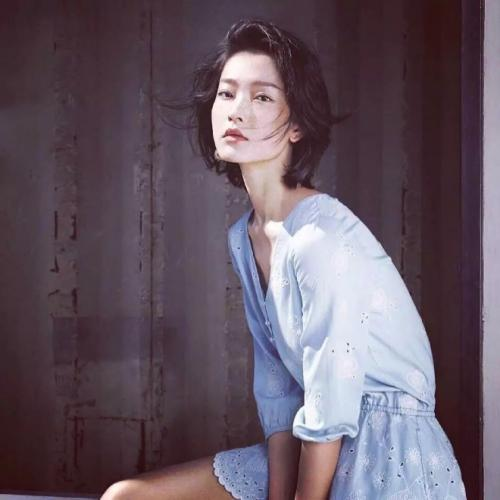
#> input picture 1.jpg, 500 x 500 px
$ python ss.py
#> lines starting #> are read from the running program, lines starting #| are printed output that depends on the picture
import cv2

__author__ = 'ypf'
__date__ = '2019/1/11,14:32'


import  numpy as np

def duibi(image1,image2):
    h1,w1,c1 = image1.shape
    h2,w2,c2 = image2.shape
    if c1 != c2:
        print("channels NOT match, cannot merge")
        return
    else:
        if w1 > w2:
            tmp = np.zeros([h2,w1-w2,c1])
            image3 = np.hstack([image2,tmp])
            image3 = np.vstack([image1,image3])
            cv2.imshow('666',image3)
            cv2.waitKey(0)
            cv2.destroyAllWindows()
        elif w1 == w2:
            image3 = np.vstack([image1,image2])
            cv2.imshow('666',image3)
            cv2.waitKey(0)
            cv2.destroyAllWindows()
        else:
            tmp = np.zeros([h1,w2-w1,c2])
            image3 = np.hstack([image1,tmp])
            image3 = np.vstack([image3,image2])
            cv2.imshow('666',image3)
            cv2.waitKey(0)
            cv2.destroyAllWindows()
    return image3
img1=cv2.imread('1.jpg')
#> img1 is the input picture: shape (500, 500, 3); mean B, G, R 98.9, 86.9, 101.2
img2=cv2.imread('1.jpg')

# duibi(img1,img2)
image3=cv2.hconcat([img2,img1])  #  横向拼接
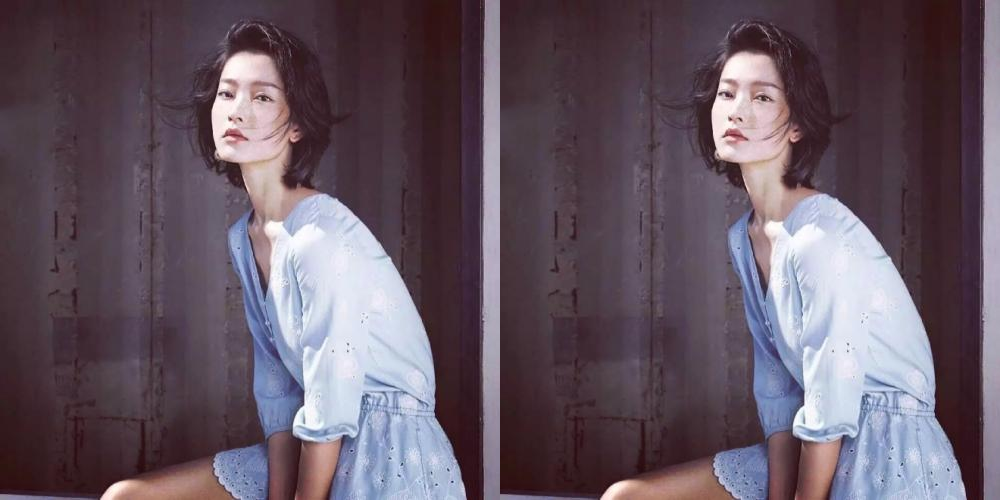
#> image3: shape (500, 1000, 3); mean B, G, R 98.9, 86.9, 101.2
image4=cv2.vconcat([img2,img1]) #  纵向拼接
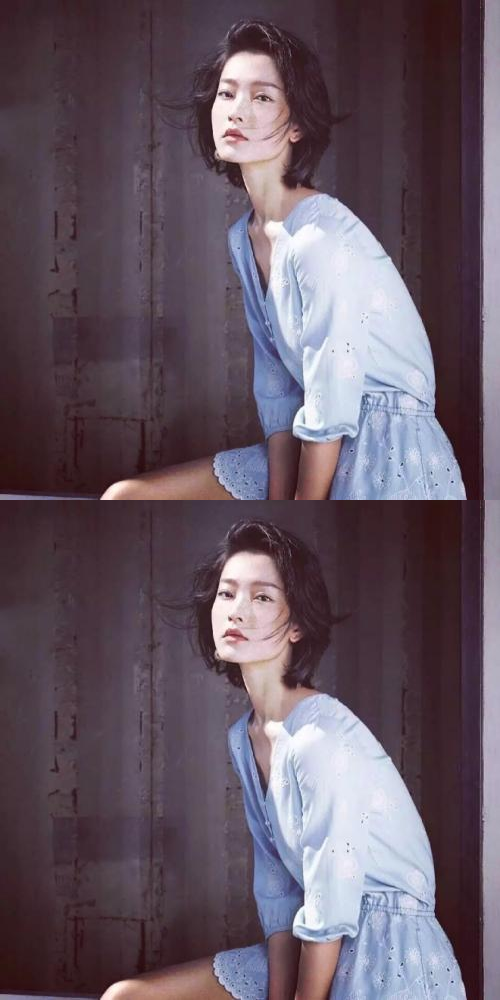
#> image4: shape (1000, 500, 3); mean B, G, R 98.9, 86.9, 101.2
cv2.imshow('666',image3)
cv2.imshow('66',image4)
cv2.waitKey(0)
cv2.destroyAllWindows()

def heng(img1,img2,img3,imgtop):
    # 横向拼接,再纵向拼接函数
    imgh = cv2.hconcat([img1,img2,img3])
    imgF = cv2.vconcat([imgtop,imgh ])
    return imgF
def zong(img1,img2):
    # 拼接两个图
    imgend = cv2.hconcat([img1,img2])
    return imgend

$ run again, with 2.jpg copied over 1.jpg
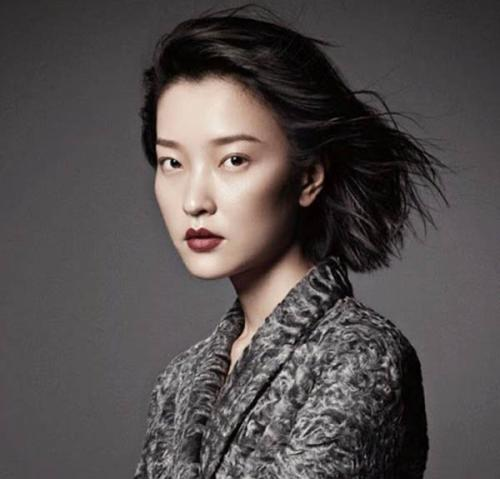
#> input picture 2.jpg, 500 x 479 px
#> img1 is the input picture: shape (479, 500, 3); mean B, G, R 77.2, 77.7, 83.2
#> `image3=cv2.hconcat([img2,img1])`:
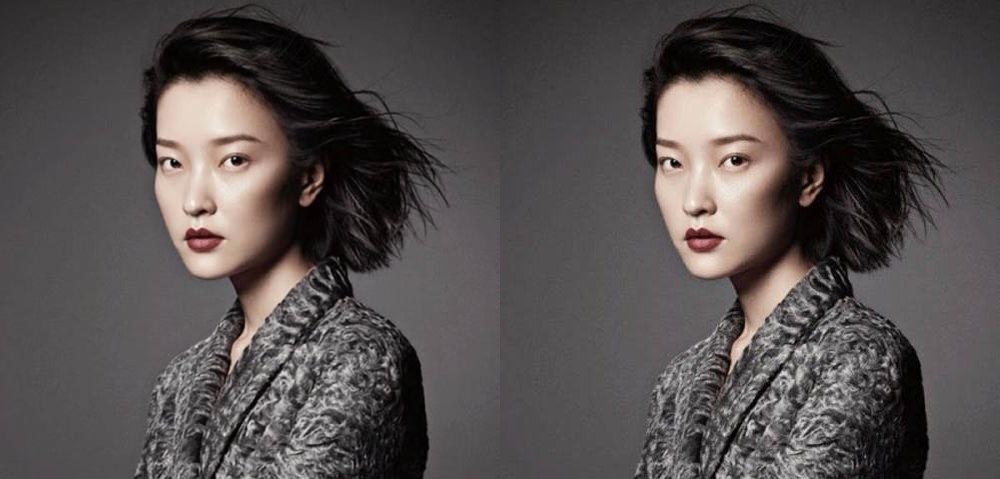
#> image3: shape (479, 1000, 3); mean B, G, R 77.2, 77.7, 83.2
#> `image4=cv2.vconcat([img2,img1])`:
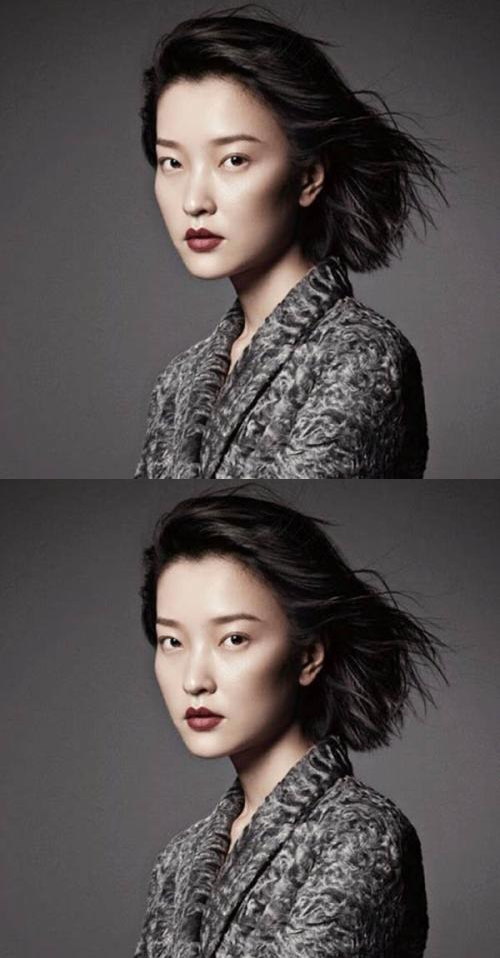
#> image4: shape (958, 500, 3); mean B, G, R 77.2, 77.7, 83.2
